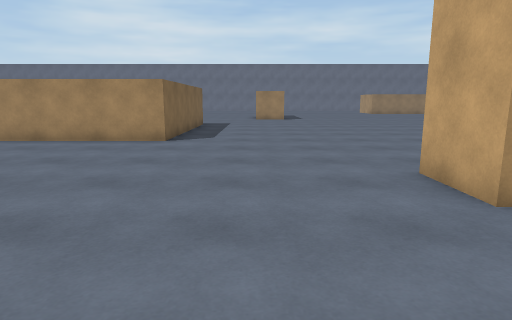
[1] (above)

22 first-person views from a walk through a Unity game level. The camera is 1.3 m above the floor, tilts 10° down and sees 75° across. The floor is counted in squares, 1 m on a side. Each view is taken from the middle of a square. On the plan, view 1 faces up. The plan holds only what a view shows up to about 14 squares ahead; the rest is blank. The place goes on beyond the plan. The player character is not drawn.

[2]
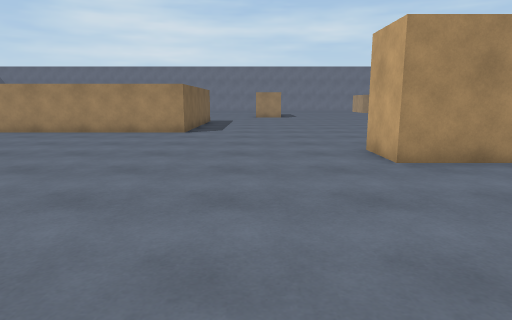

[3]
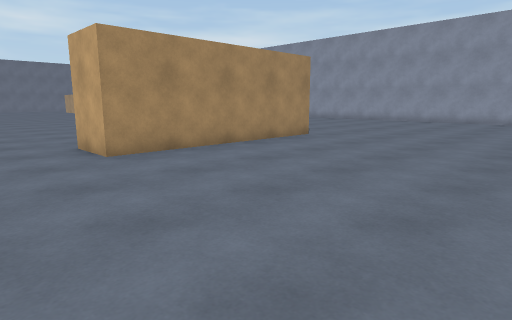

[4]
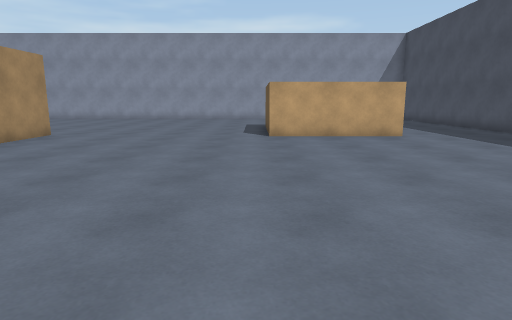

[5]
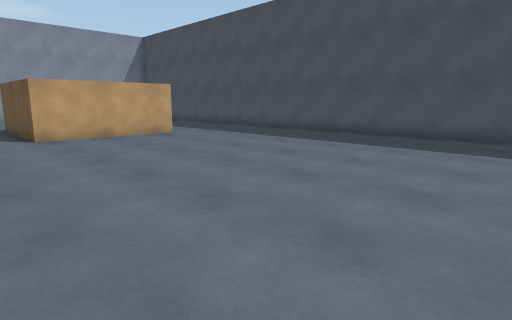

[6]
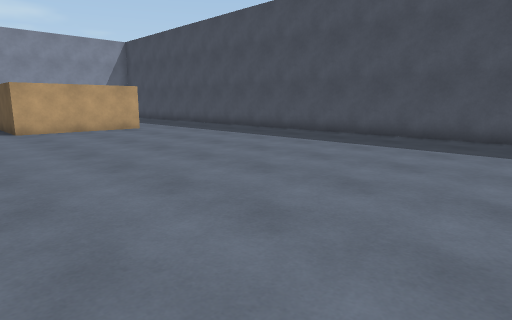

[7]
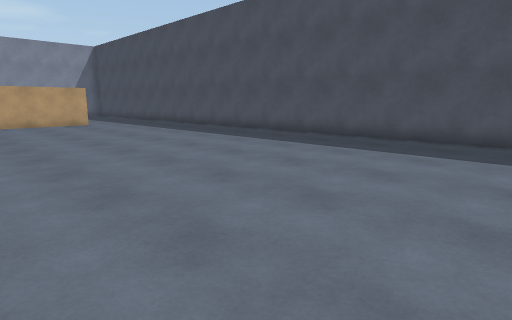

[8]
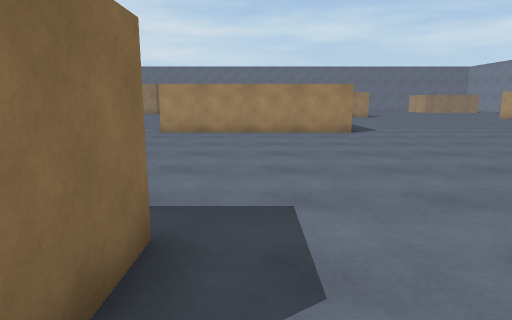

[9]
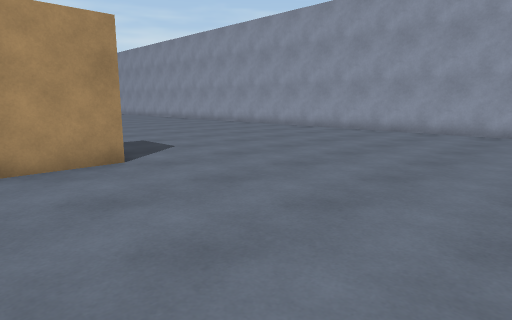

[10]
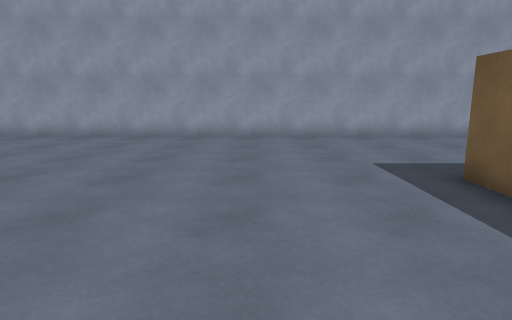

[11]
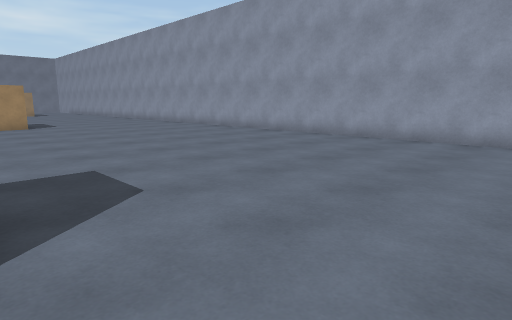

[12]
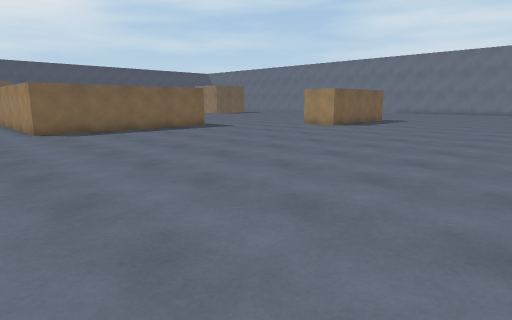

[13]
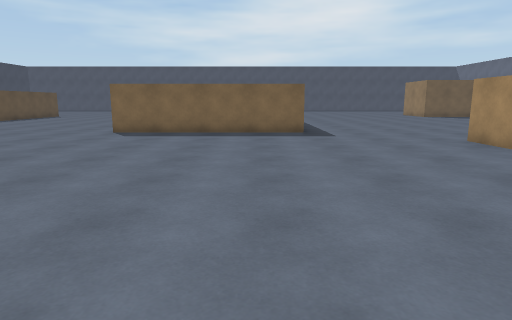

[14]
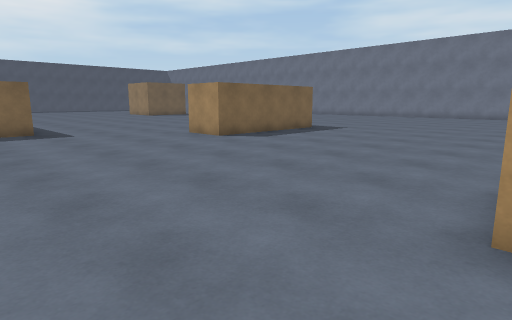

[15]
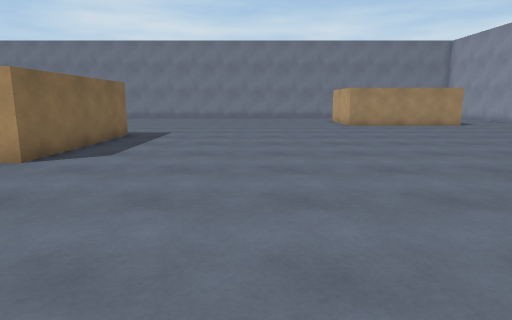

[16]
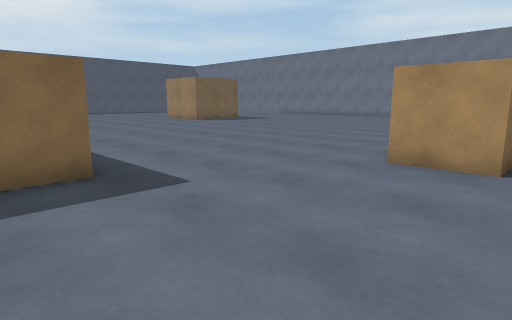

[17]
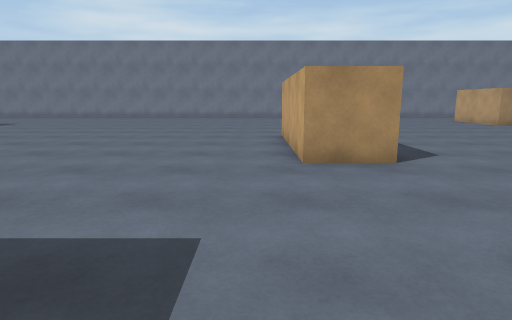

[18]
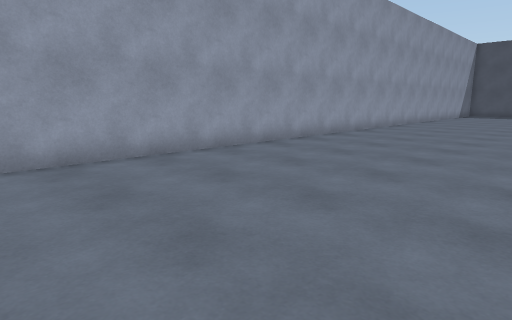

[19]
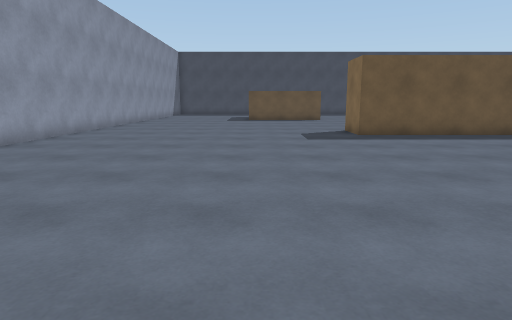

[20]
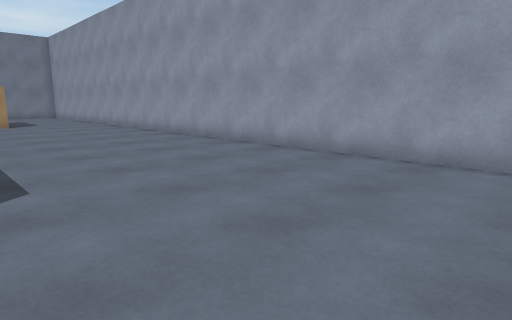

[21]
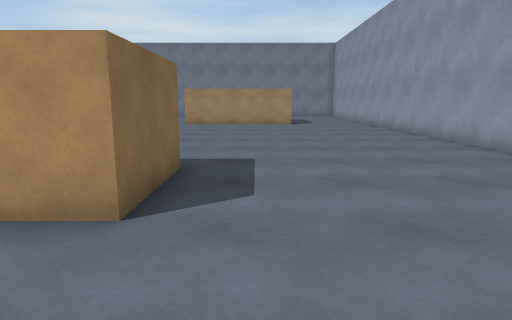

[22]
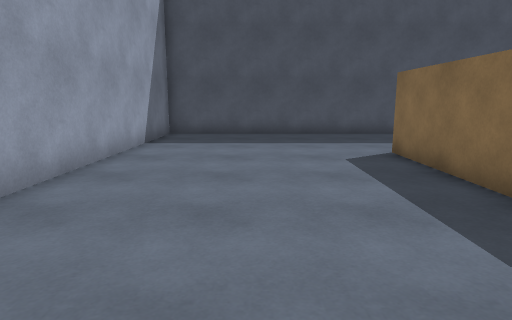

### Floor plan
Points are (right, up) in squares from view 1. A wall is a line through its corners. A room is listed if a view was taken in it or the views show most of it. See-through windows are left out.
Room 1 (views 1, 2, 3, 4, 5, 6, 7, 8, 9, 10, 11, 12, 13, 14, 15, 16, 17, 18, 19, 20, 21, 22)
walls: (5, 6) (11, 6) (11, 4.8); (11.1, 4) (3, 4) (3, 6); (-3, 19.1) (-3, 11) (-9.5, 11); (15.5, -5.5) (15.5, -9.5); (14.5, 22.5) (14.5, 19.5) (13.2, 19.5); (-8, 0) (-8, -1.9); (10.5, -9.6) (10.5, -4.5) (15.5, -4.5); (2, 30) (2, 24) (0, 24) (0, 30); (11.8, -14.5) (22.5, -14.5) (22.5, 30.4); (-7.5, -14.5) (5.8, -14.5)

Where each view was taken, in squares from view 1:
view 1: 0 up, 0 right, facing up
view 2: 3 down, 0 right, facing up
view 3: 4 down, 0 right, facing up-right
view 4: 4 down, 2 left, facing right
view 5: 2 down, 2 left, facing down-right
view 6: 2 down, 5 left, facing down-right
view 7: 3 down, 9 left, facing down-right
view 8: 3 down, 7 left, facing up
view 9: 3 down, 8 right, facing up-right
view 10: 1 down, 10 right, facing right
view 11: 1 up, 11 right, facing up-right
view 12: 8 up, 12 right, facing up-left
view 13: 17 up, 11 right, facing left
view 14: 16 up, 12 right, facing up-left
view 15: 17 up, 7 right, facing up
view 16: 17 up, 3 right, facing up-left
view 17: 17 up, 1 left, facing up
view 18: 19 up, 15 right, facing down-right
view 19: 19 up, 15 right, facing down
view 20: 15 up, 15 right, facing up-right
view 21: 16 up, 16 right, facing up
view 22: 1 down, 19 right, facing down
